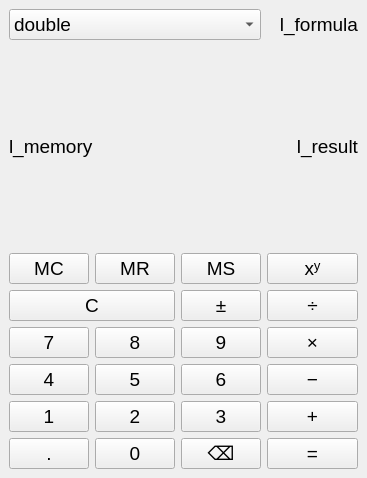
<?xml version="1.0" encoding="UTF-8"?>
<ui version="4.0">
 <class>MainWindow</class>
 <widget class="QMainWindow" name="MainWindow">
  <property name="geometry">
   <rect>
    <x>0</x>
    <y>0</y>
    <width>367</width>
    <height>478</height>
   </rect>
  </property>
  <property name="sizePolicy">
   <sizepolicy hsizetype="Preferred" vsizetype="Preferred">
    <horstretch>0</horstretch>
    <verstretch>0</verstretch>
   </sizepolicy>
  </property>
  <property name="font">
   <font>
    <pointsize>14</pointsize>
   </font>
  </property>
  <property name="windowTitle">
   <string>Калькулятор</string>
  </property>
  <widget class="QWidget" name="centralwidget">
   <layout class="QGridLayout" name="gridLayout_2">
    <item row="0" column="1">
     <widget class="QLabel" name="l_formula">
      <property name="text">
       <string>l_formula</string>
      </property>
      <property name="alignment">
       <set>Qt::AlignRight|Qt::AlignTrailing|Qt::AlignVCenter</set>
      </property>
     </widget>
    </item>
    <item row="3" column="1">
     <layout class="QVBoxLayout" name="verticalLayout">
      <item>
       <widget class="QPushButton" name="pb_power">
        <property name="text">
         <string>xʸ</string>
        </property>
       </widget>
      </item>
      <item>
       <widget class="QPushButton" name="pb_division">
        <property name="text">
         <string>÷</string>
        </property>
       </widget>
      </item>
      <item>
       <widget class="QPushButton" name="pb_multiply">
        <property name="text">
         <string>×</string>
        </property>
       </widget>
      </item>
      <item>
       <widget class="QPushButton" name="pb_minus">
        <property name="text">
         <string>−</string>
        </property>
       </widget>
      </item>
      <item>
       <widget class="QPushButton" name="pb_plus">
        <property name="text">
         <string>+</string>
        </property>
       </widget>
      </item>
      <item>
       <widget class="QPushButton" name="pb_equally">
        <property name="text">
         <string>=</string>
        </property>
       </widget>
      </item>
     </layout>
    </item>
    <item row="2" column="0" colspan="2">
     <layout class="QHBoxLayout" name="horizontalLayout">
      <item>
       <widget class="QLabel" name="l_memory">
        <property name="text">
         <string>l_memory</string>
        </property>
        <property name="alignment">
         <set>Qt::AlignLeading|Qt::AlignLeft|Qt::AlignVCenter</set>
        </property>
       </widget>
      </item>
      <item>
       <widget class="QLabel" name="l_result">
        <property name="text">
         <string>l_result</string>
        </property>
        <property name="alignment">
         <set>Qt::AlignRight|Qt::AlignTrailing|Qt::AlignVCenter</set>
        </property>
       </widget>
      </item>
     </layout>
    </item>
    <item row="3" column="0">
     <layout class="QGridLayout" name="gridLayout">
      <item row="0" column="0">
       <widget class="QPushButton" name="pb_clear_memory">
        <property name="text">
         <string>MC</string>
        </property>
       </widget>
      </item>
      <item row="0" column="1">
       <widget class="QPushButton" name="pb_load">
        <property name="text">
         <string>MR</string>
        </property>
       </widget>
      </item>
      <item row="0" column="2">
       <widget class="QPushButton" name="pb_save">
        <property name="text">
         <string>MS</string>
        </property>
       </widget>
      </item>
      <item row="1" column="0" colspan="2">
       <widget class="QPushButton" name="pb_clear">
        <property name="text">
         <string>C</string>
        </property>
       </widget>
      </item>
      <item row="1" column="2">
       <widget class="QPushButton" name="pb_plusminus">
        <property name="text">
         <string>±</string>
        </property>
       </widget>
      </item>
      <item row="2" column="0">
       <widget class="QPushButton" name="pb_7">
        <property name="text">
         <string>7</string>
        </property>
       </widget>
      </item>
      <item row="2" column="1">
       <widget class="QPushButton" name="pb_8">
        <property name="text">
         <string>8</string>
        </property>
       </widget>
      </item>
      <item row="2" column="2">
       <widget class="QPushButton" name="pb_9">
        <property name="text">
         <string>9</string>
        </property>
       </widget>
      </item>
      <item row="3" column="0">
       <widget class="QPushButton" name="pb_4">
        <property name="text">
         <string>4</string>
        </property>
       </widget>
      </item>
      <item row="3" column="1">
       <widget class="QPushButton" name="pb_5">
        <property name="text">
         <string>5</string>
        </property>
       </widget>
      </item>
      <item row="3" column="2">
       <widget class="QPushButton" name="pb_6">
        <property name="text">
         <string>6</string>
        </property>
       </widget>
      </item>
      <item row="4" column="0">
       <widget class="QPushButton" name="pb_1">
        <property name="text">
         <string>1</string>
        </property>
       </widget>
      </item>
      <item row="4" column="1">
       <widget class="QPushButton" name="pb_2">
        <property name="text">
         <string>2</string>
        </property>
       </widget>
      </item>
      <item row="4" column="2">
       <widget class="QPushButton" name="pb_3">
        <property name="text">
         <string>3</string>
        </property>
       </widget>
      </item>
      <item row="5" column="0">
       <widget class="QPushButton" name="tb_extra">
        <property name="text">
         <string>.</string>
        </property>
       </widget>
      </item>
      <item row="5" column="1">
       <widget class="QPushButton" name="pb_0">
        <property name="text">
         <string>0</string>
        </property>
       </widget>
      </item>
      <item row="5" column="2">
       <widget class="QPushButton" name="pb_backspase">
        <property name="text">
         <string>⌫</string>
        </property>
       </widget>
      </item>
     </layout>
    </item>
    <item row="0" column="0">
     <widget class="QComboBox" name="cmb_controller">
      <item>
       <property name="text">
        <string>double</string>
       </property>
      </item>
      <item>
       <property name="text">
        <string>float</string>
       </property>
      </item>
      <item>
       <property name="text">
        <string>uint8_t</string>
       </property>
      </item>
      <item>
       <property name="text">
        <string>int</string>
       </property>
      </item>
      <item>
       <property name="text">
        <string>int64_t</string>
       </property>
      </item>
      <item>
       <property name="text">
        <string>size_t</string>
       </property>
      </item>
      <item>
       <property name="text">
        <string>Rational</string>
       </property>
      </item>
     </widget>
    </item>
   </layout>
  </widget>
 </widget>
 <resources/>
 <connections/>
</ui>
